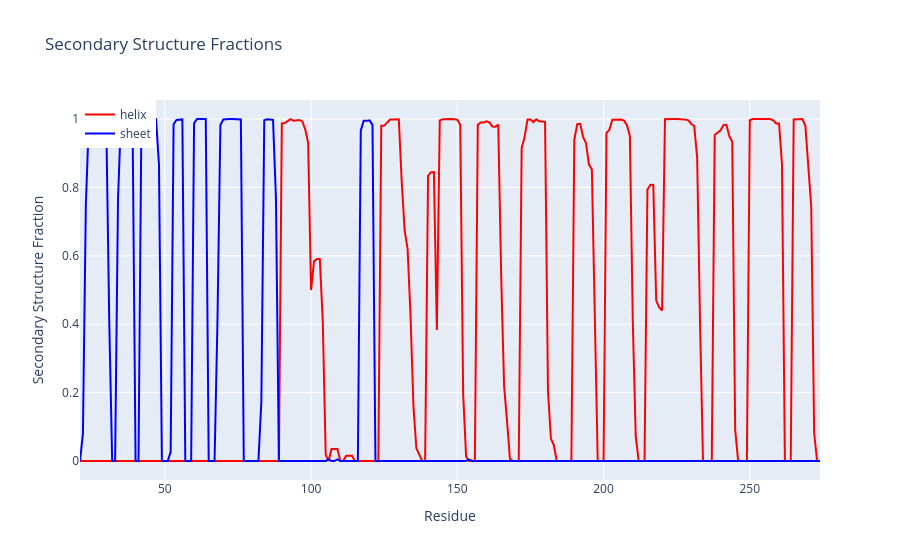

Notebook code cell kept with this figure:
### Code cell
import plotly.graph_objects as go

fig = go.Figure()
fig.add_trace(go.Scatter(x=residue_num, y=Hprop, mode='lines', name='helix', line=dict(color='red')))
fig.add_trace(go.Scatter(x=residue_num, y=Eprop, mode='lines', name='sheet', line=dict(color='blue')))
fig.update_layout(title='Secondary Structure Fractions',
                  xaxis_title='Residue',
                  yaxis_title='Secondary Structure Fraction',
                  legend=dict(x=0, y=1))

### Figure 1 — Plotly figure (JSON) as saved in the notebook; plotly's stock layout.template omitted (floating-point values rounded to 4 significant figures; data arrays with more than 128 entries replaced by an {"elided": "..."} marker saying what was removed)
{"data": [{"line": {"color": "red"}, "mode": "lines", "name": "helix", "type": "scatter", "x": {"elided": "254 int values"}, "y": {"elided": "254 float values"}}, {"line": {"color": "blue"}, "mode": "lines", "name": "sheet", "type": "scatter", "x": {"elided": "254 int values"}, "y": {"elided": "254 float values"}}], "layout": {"legend": {"x": 0, "y": 1}, "title": {"text": "Secondary Structure Fractions"}, "xaxis": {"title": {"text": "Residue"}}, "yaxis": {"title": {"text": "Secondary Structure Fraction"}}}}
